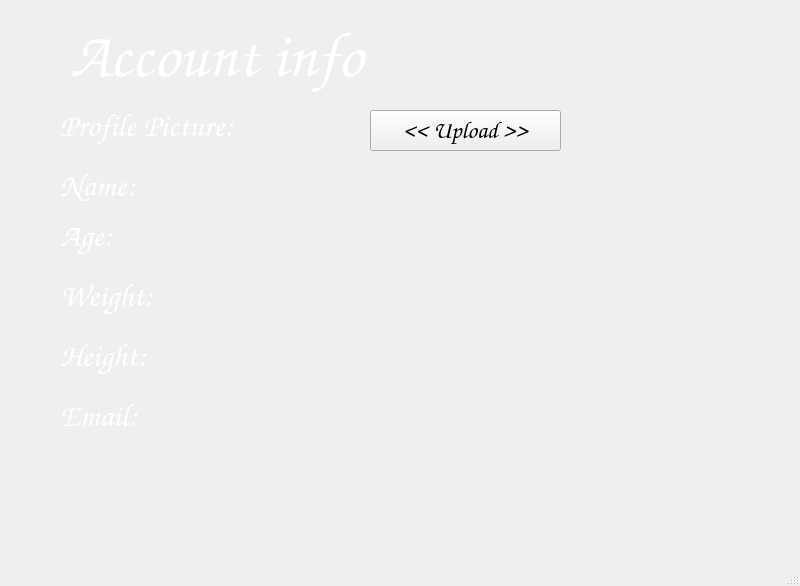
<?xml version="1.0" encoding="UTF-8"?>
<ui version="4.0">
 <class>MainWindow</class>
 <widget class="QMainWindow" name="MainWindow">
  <property name="geometry">
   <rect>
    <x>0</x>
    <y>0</y>
    <width>800</width>
    <height>586</height>
   </rect>
  </property>
  <property name="font">
   <font>
    <family>Vladimir Script</family>
    <pointsize>18</pointsize>
   </font>
  </property>
  <property name="windowTitle">
   <string>MainWindow</string>
  </property>
  <widget class="QWidget" name="centralwidget">
   <widget class="QLabel" name="login_text">
    <property name="geometry">
     <rect>
      <x>70</x>
      <y>0</y>
      <width>491</width>
      <height>111</height>
     </rect>
    </property>
    <property name="palette">
     <palette>
      <active>
       <colorrole role="WindowText">
        <brush brushstyle="SolidPattern">
         <color alpha="255">
          <red>255</red>
          <green>255</green>
          <blue>255</blue>
         </color>
        </brush>
       </colorrole>
       <colorrole role="Accent">
        <brush brushstyle="SolidPattern">
         <color alpha="255">
          <red>0</red>
          <green>0</green>
          <blue>0</blue>
         </color>
        </brush>
       </colorrole>
      </active>
      <inactive>
       <colorrole role="WindowText">
        <brush brushstyle="SolidPattern">
         <color alpha="255">
          <red>255</red>
          <green>255</green>
          <blue>255</blue>
         </color>
        </brush>
       </colorrole>
       <colorrole role="Accent">
        <brush brushstyle="SolidPattern">
         <color alpha="255">
          <red>0</red>
          <green>0</green>
          <blue>0</blue>
         </color>
        </brush>
       </colorrole>
      </inactive>
      <disabled>
       <colorrole role="Accent">
        <brush brushstyle="SolidPattern">
         <color alpha="255">
          <red>0</red>
          <green>0</green>
          <blue>0</blue>
         </color>
        </brush>
       </colorrole>
      </disabled>
     </palette>
    </property>
    <property name="font">
     <font>
      <family>Comic Sans MS</family>
      <pointsize>48</pointsize>
      <italic>false</italic>
      <bold>true</bold>
     </font>
    </property>
    <property name="text">
     <string>Account info</string>
    </property>
   </widget>
   <widget class="QLabel" name="label_2">
    <property name="geometry">
     <rect>
      <x>-120</x>
      <y>-50</y>
      <width>981</width>
      <height>661</height>
     </rect>
    </property>
    <property name="text">
     <string/>
    </property>
    <property name="pixmap">
     <pixmap>../img/1537562.png</pixmap>
    </property>
    <property name="scaledContents">
     <bool>true</bool>
    </property>
   </widget>
   <widget class="QLabel" name="label_7">
    <property name="geometry">
     <rect>
      <x>60</x>
      <y>390</y>
      <width>111</width>
      <height>51</height>
     </rect>
    </property>
    <property name="palette">
     <palette>
      <active>
       <colorrole role="WindowText">
        <brush brushstyle="SolidPattern">
         <color alpha="255">
          <red>255</red>
          <green>255</green>
          <blue>255</blue>
         </color>
        </brush>
       </colorrole>
      </active>
      <inactive>
       <colorrole role="WindowText">
        <brush brushstyle="SolidPattern">
         <color alpha="255">
          <red>255</red>
          <green>255</green>
          <blue>255</blue>
         </color>
        </brush>
       </colorrole>
      </inactive>
      <disabled/>
     </palette>
    </property>
    <property name="font">
     <font>
      <family>Comic Sans MS</family>
      <pointsize>24</pointsize>
     </font>
    </property>
    <property name="text">
     <string>Email:</string>
    </property>
   </widget>
   <widget class="QLabel" name="label_8">
    <property name="geometry">
     <rect>
      <x>60</x>
      <y>160</y>
      <width>121</width>
      <height>51</height>
     </rect>
    </property>
    <property name="palette">
     <palette>
      <active>
       <colorrole role="WindowText">
        <brush brushstyle="SolidPattern">
         <color alpha="255">
          <red>255</red>
          <green>255</green>
          <blue>255</blue>
         </color>
        </brush>
       </colorrole>
      </active>
      <inactive>
       <colorrole role="WindowText">
        <brush brushstyle="SolidPattern">
         <color alpha="255">
          <red>255</red>
          <green>255</green>
          <blue>255</blue>
         </color>
        </brush>
       </colorrole>
      </inactive>
      <disabled/>
     </palette>
    </property>
    <property name="font">
     <font>
      <family>Comic Sans MS</family>
      <pointsize>24</pointsize>
     </font>
    </property>
    <property name="text">
     <string>Name: </string>
    </property>
   </widget>
   <widget class="QLabel" name="label_10">
    <property name="geometry">
     <rect>
      <x>60</x>
      <y>100</y>
      <width>281</width>
      <height>51</height>
     </rect>
    </property>
    <property name="palette">
     <palette>
      <active>
       <colorrole role="WindowText">
        <brush brushstyle="SolidPattern">
         <color alpha="255">
          <red>255</red>
          <green>255</green>
          <blue>255</blue>
         </color>
        </brush>
       </colorrole>
      </active>
      <inactive>
       <colorrole role="WindowText">
        <brush brushstyle="SolidPattern">
         <color alpha="255">
          <red>255</red>
          <green>255</green>
          <blue>255</blue>
         </color>
        </brush>
       </colorrole>
      </inactive>
      <disabled/>
     </palette>
    </property>
    <property name="font">
     <font>
      <family>Comic Sans MS</family>
      <pointsize>24</pointsize>
     </font>
    </property>
    <property name="text">
     <string>Profile Picture:</string>
    </property>
   </widget>
   <widget class="QPushButton" name="pushButton">
    <property name="geometry">
     <rect>
      <x>370</x>
      <y>110</y>
      <width>191</width>
      <height>41</height>
     </rect>
    </property>
    <property name="font">
     <font>
      <family>Comic Sans MS</family>
      <pointsize>18</pointsize>
     </font>
    </property>
    <property name="text">
     <string>&lt;&lt; Upload &gt;&gt;</string>
    </property>
   </widget>
   <widget class="QLabel" name="name_info">
    <property name="geometry">
     <rect>
      <x>230</x>
      <y>230</y>
      <width>391</width>
      <height>51</height>
     </rect>
    </property>
    <property name="palette">
     <palette>
      <active>
       <colorrole role="WindowText">
        <brush brushstyle="SolidPattern">
         <color alpha="255">
          <red>255</red>
          <green>255</green>
          <blue>255</blue>
         </color>
        </brush>
       </colorrole>
      </active>
      <inactive>
       <colorrole role="WindowText">
        <brush brushstyle="SolidPattern">
         <color alpha="255">
          <red>255</red>
          <green>255</green>
          <blue>255</blue>
         </color>
        </brush>
       </colorrole>
      </inactive>
      <disabled/>
     </palette>
    </property>
    <property name="font">
     <font>
      <family>Comic Sans MS</family>
      <pointsize>24</pointsize>
     </font>
    </property>
    <property name="text">
     <string/>
    </property>
   </widget>
   <widget class="QLabel" name="label_13">
    <property name="geometry">
     <rect>
      <x>60</x>
      <y>210</y>
      <width>91</width>
      <height>51</height>
     </rect>
    </property>
    <property name="palette">
     <palette>
      <active>
       <colorrole role="WindowText">
        <brush brushstyle="SolidPattern">
         <color alpha="255">
          <red>255</red>
          <green>255</green>
          <blue>255</blue>
         </color>
        </brush>
       </colorrole>
      </active>
      <inactive>
       <colorrole role="WindowText">
        <brush brushstyle="SolidPattern">
         <color alpha="255">
          <red>255</red>
          <green>255</green>
          <blue>255</blue>
         </color>
        </brush>
       </colorrole>
      </inactive>
      <disabled/>
     </palette>
    </property>
    <property name="font">
     <font>
      <family>Comic Sans MS</family>
      <pointsize>24</pointsize>
     </font>
    </property>
    <property name="text">
     <string>Age:</string>
    </property>
   </widget>
   <widget class="QLabel" name="label_14">
    <property name="geometry">
     <rect>
      <x>60</x>
      <y>270</y>
      <width>151</width>
      <height>51</height>
     </rect>
    </property>
    <property name="palette">
     <palette>
      <active>
       <colorrole role="WindowText">
        <brush brushstyle="SolidPattern">
         <color alpha="255">
          <red>255</red>
          <green>255</green>
          <blue>255</blue>
         </color>
        </brush>
       </colorrole>
      </active>
      <inactive>
       <colorrole role="WindowText">
        <brush brushstyle="SolidPattern">
         <color alpha="255">
          <red>255</red>
          <green>255</green>
          <blue>255</blue>
         </color>
        </brush>
       </colorrole>
      </inactive>
      <disabled/>
     </palette>
    </property>
    <property name="font">
     <font>
      <family>Comic Sans MS</family>
      <pointsize>24</pointsize>
     </font>
    </property>
    <property name="text">
     <string>Weight:</string>
    </property>
   </widget>
   <widget class="QLabel" name="label_15">
    <property name="geometry">
     <rect>
      <x>60</x>
      <y>330</y>
      <width>151</width>
      <height>51</height>
     </rect>
    </property>
    <property name="palette">
     <palette>
      <active>
       <colorrole role="WindowText">
        <brush brushstyle="SolidPattern">
         <color alpha="255">
          <red>255</red>
          <green>255</green>
          <blue>255</blue>
         </color>
        </brush>
       </colorrole>
      </active>
      <inactive>
       <colorrole role="WindowText">
        <brush brushstyle="SolidPattern">
         <color alpha="255">
          <red>255</red>
          <green>255</green>
          <blue>255</blue>
         </color>
        </brush>
       </colorrole>
      </inactive>
      <disabled/>
     </palette>
    </property>
    <property name="font">
     <font>
      <family>Comic Sans MS</family>
      <pointsize>24</pointsize>
     </font>
    </property>
    <property name="text">
     <string>Height:</string>
    </property>
   </widget>
   <widget class="QLabel" name="label">
    <property name="geometry">
     <rect>
      <x>660</x>
      <y>10</y>
      <width>111</width>
      <height>141</height>
     </rect>
    </property>
    <property name="text">
     <string/>
    </property>
    <property name="pixmap">
     <pixmap>../img/costume2.svg</pixmap>
    </property>
    <property name="scaledContents">
     <bool>true</bool>
    </property>
   </widget>
   <zorder>label_2</zorder>
   <zorder>login_text</zorder>
   <zorder>label_7</zorder>
   <zorder>label_8</zorder>
   <zorder>label_10</zorder>
   <zorder>pushButton</zorder>
   <zorder>name_info</zorder>
   <zorder>label_13</zorder>
   <zorder>label_14</zorder>
   <zorder>label_15</zorder>
   <zorder>label</zorder>
  </widget>
  <widget class="QStatusBar" name="statusbar"/>
 </widget>
 <resources/>
 <connections/>
</ui>
